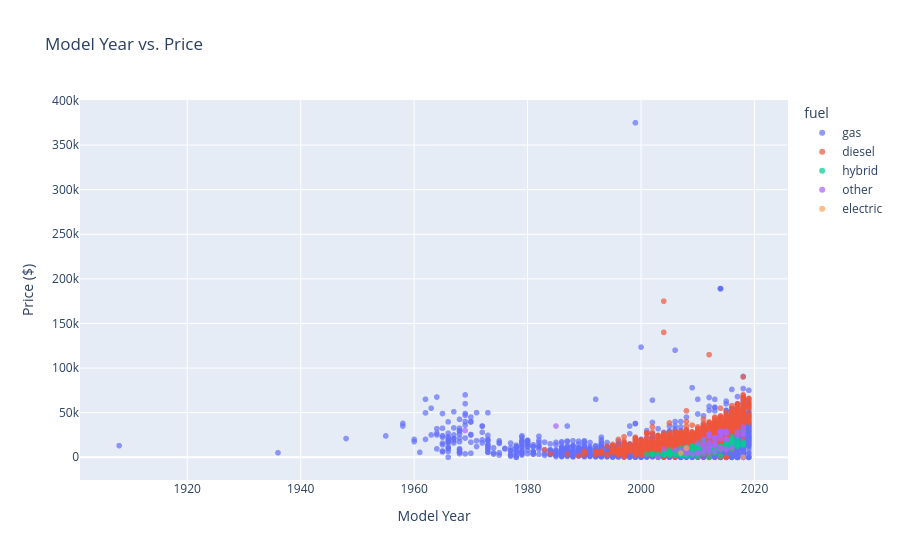

The notebook cell this image was saved under:
### Code cell
fig = px.scatter(df, x="model_year", y="price", title="Model Year vs. Price",
                 labels={"model_year": "Model Year", "price": "Price ($)"},
                 color="fuel", opacity=0.7)
fig.show()

### Figure 1 — Plotly figure (JSON) as saved in the notebook; plotly's stock layout.template omitted (floating-point values rounded to 4 significant figures; data arrays with more than 128 entries replaced by an {"elided": "..."} marker saying what was removed)
{"data": [{"hovertemplate": "fuel=gas<br>Model Year=%{x}<br>Price ($)=%{y}<extra></extra>", "legendgroup": "gas", "marker": {"color": "#636efa", "opacity": 0.7, "symbol": "circle"}, "mode": "markers", "name": "gas", "showlegend": true, "type": "scattergl", "x": {"elided": "33475 int values"}, "xaxis": "x", "y": {"elided": "33475 int values"}, "yaxis": "y"}, {"hovertemplate": "fuel=diesel<br>Model Year=%{x}<br>Price ($)=%{y}<extra></extra>", "legendgroup": "diesel", "marker": {"color": "#EF553B", "opacity": 0.7, "symbol": "circle"}, "mode": "markers", "name": "diesel", "showlegend": true, "type": "scattergl", "x": {"elided": "2586 int values"}, "xaxis": "x", "y": {"elided": "2586 int values"}, "yaxis": "y"}, {"hovertemplate": "fuel=hybrid<br>Model Year=%{x}<br>Price ($)=%{y}<extra></extra>", "legendgroup": "hybrid", "marker": {"color": "#00cc96", "opacity": 0.7, "symbol": "circle"}, "mode": "markers", "name": "hybrid", "showlegend": true, "type": "scattergl", "x": {"elided": "285 int values"}, "xaxis": "x", "y": {"elided": "285 int values"}, "yaxis": "y"}, {"hovertemplate": "fuel=other<br>Model Year=%{x}<br>Price ($)=%{y}<extra></extra>", "legendgroup": "other", "marker": {"color": "#ab63fa", "opacity": 0.7, "symbol": "circle"}, "mode": "markers", "name": "other", "showlegend": true, "type": "scattergl", "x": [2003, 2015, 1969, 2015, 2013, 2008, 2013, 2012, 2015, 2014, 2013, 2013, 2013, 2011, 2011, 2011, 2014, 2012, 2012, 2015, 1985, 2004, 2013, 2015, 2014, 2011, 2012, 2011, 2018, 2012, 2013, 2008, 2014, 2010, 2014, 2012, 2014, 2013, 2008, 2016, 2017, 2015, 2014, 2015, 2015, 2009, 2012, 2007, 2012, 2006, 2014, 2010, 2012, 2012, 2012, 2015, 2015, 2012, 2012, 2012, 2017, 2011, 2018, 2018, 2018, 2013, 2008, 2013, 2014, 2010], "xaxis": "x", "y": [111, 8445, 30000, 20000, 14980, 4000, 21900, 8895, 27900, 28900, 21900, 13500, 21900, 13995, 20000, 13995, 28900, 25900, 15995, 19999, 34999, 8875, 21900, 29409, 24600, 11995, 25900, 5700, 29875, 25900, 19995, 5500, 20500, 4100, 28900, 23700, 9995, 14980, 9995, 10995, 24500, 27390, 9995, 20500, 27390, 4000, 9999, 8000, 5995, 7950, 28900, 15495, 8495, 23700, 15995, 27900, 9500, 23700, 11500, 23700, 28175, 7000, 25500, 25500, 33800, 12400, 8500, 6495, 24600, 5200], "yaxis": "y"}, {"hovertemplate": "fuel=electric<br>Model Year=%{x}<br>Price ($)=%{y}<extra></extra>", "legendgroup": "electric", "marker": {"color": "#FFA15A", "opacity": 0.7, "symbol": "circle"}, "mode": "markers", "name": "electric", "showlegend": true, "type": "scattergl", "x": [2018, 2008, 2007], "xaxis": "x", "y": [1, 10200, 4700], "yaxis": "y"}], "layout": {"autosize": true, "legend": {"title": {"text": "fuel"}, "tracegroupgap": 0}, "title": {"text": "Model Year vs. Price"}, "xaxis": {"anchor": "y", "autorange": true, "domain": [0, 1], "range": [1901.0, 2026.0], "title": {"text": "Model Year"}, "type": "linear"}, "yaxis": {"anchor": "x", "autorange": true, "domain": [0, 1], "range": [-30950.0, 405900.0], "title": {"text": "Price ($)"}, "type": "linear"}}}
